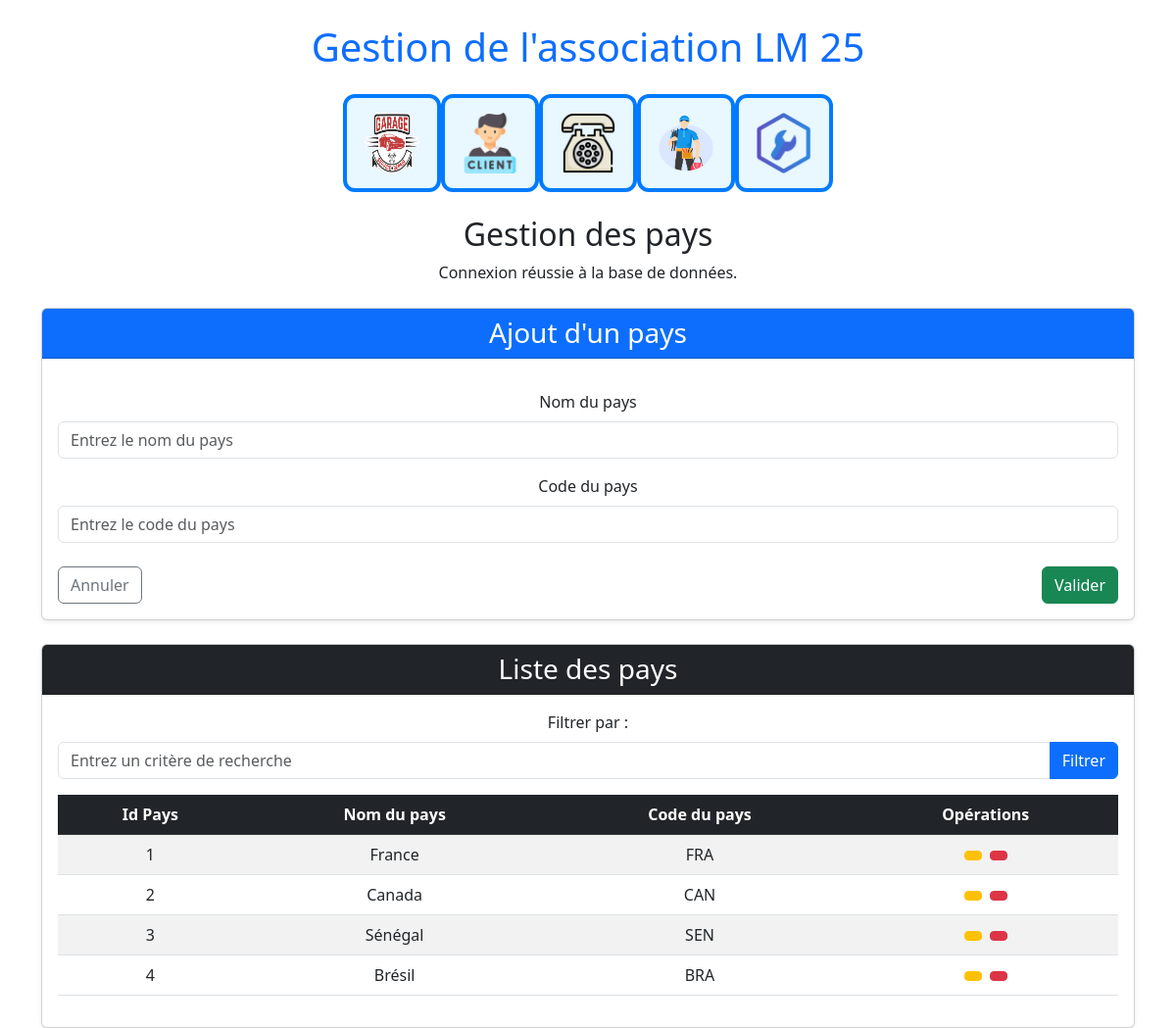
The app's page /index.php?page=5 with its own data.
### tables this page shows
CREATE TABLE IF NOT EXISTS Pays (
    idpays INT AUTO_INCREMENT PRIMARY KEY,
    nom_pays VARCHAR(50) NOT NULL,
    code_pays VARCHAR(50) UNIQUE NOT NULL
);

### vue/vue_select_pays.php (the view, shortened to what this page needs)
<div class="card mt-4 shadow-sm">
    <div class="card-header bg-dark text-white">
        <h3 class="mb-0">Liste des pays</h3>
    </div>
    <div class="card-body">
        <form method="post" class="mb-3">
            <label for="filtre" class="form-label">Filtrer par :</label>
            <div class="input-group">
                <input type="text" id="filtre" name="filtrer" class="form-control" placeholder="Entrez un critère de recherche">
                <button type="submit" name="Filtrer" class="btn btn-primary">Filtrer</button>
            </div>
        </form>
        <table class="table table-striped table-hover">
            <thead class="table-dark">
                <tr>
                    <th>Id Pays</th>
                    <th>Nom du pays</th>
                    <th>Code du pays</th>
                    <th>Opérations</th>
                </tr>
            </thead>
            <tbody>
                <?php if (!empty($lesPays)) : ?>
                    <?php foreach ($lesPays as $pays) : ?>
                        <tr>
                            <td><?= htmlspecialchars($pays['idpays']) ?></td>
                            <td><?= htmlspecialchars($pays['nom_pays']) ?></td>
                            <td><?= htmlspecialchars($pays['code_pays']) ?></td>
                            <td>
                                <a href="index.php?page=5&action=edit&idpays=<?= htmlspecialchars($pays['idpays']) ?>" class="btn btn-warning btn-sm me-1">
                                </a>
                                <a href="index.php?page=5&action=sup&idpays=<?= htmlspecialchars($pays['idpays']) ?>" class="btn btn-danger btn-sm">
                                </a>
                            </td>
                        </tr>
                    <?php endforeach; ?>
                <?php else : ?>
                    <tr>
                        <td colspan="4" class="text-center">Aucun pays trouvé.</td>
                    </tr>
                <?php endif; ?>
            </tbody>
        </table>
    </div>
</div>

### records on screen
pays: idpays "1", nom_pays "France", code_pays "FRA"
pays: idpays "2", nom_pays "Canada", code_pays "CAN"
pays: idpays "3", nom_pays "Sénégal", code_pays "SEN"
pays: idpays "4", nom_pays "Brésil", code_pays "BRA"
